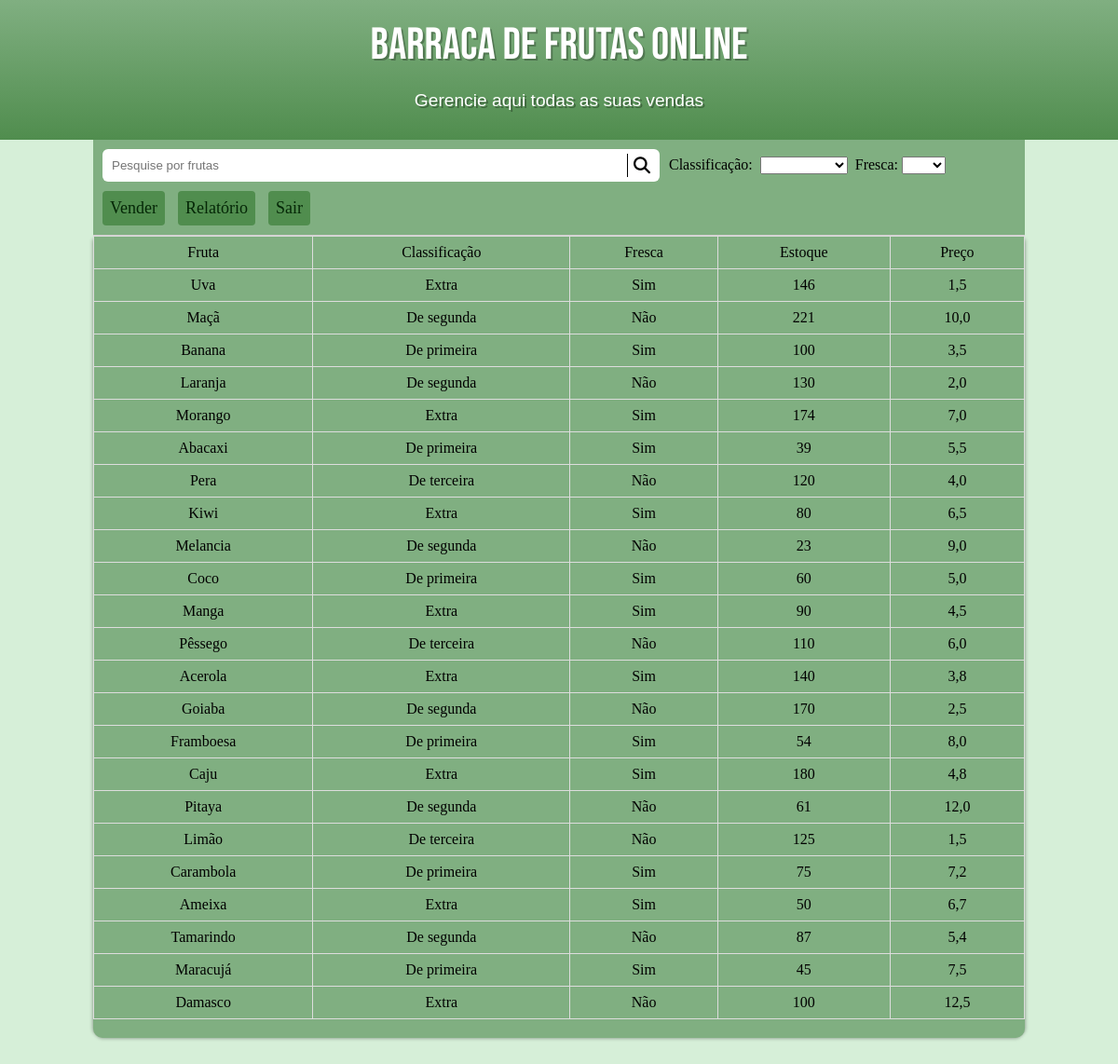
Page /seller/ (signed in) on the committed database.
### fruits/models.py (models this page shows, shortened)
class Fruits(models.Model):
    fresh_fruits_options = (
        ('Y', 'Sim'),
        ('N', 'Não'),
    )
    classification_options = (
        ('EX', 'Extra'),
        ('1ST', 'De primeira'),
        ('2ND', 'De segunda'),
        ('3RD', 'De terceira'),
    )
    id = models.AutoField(primary_key=True)
    name =  models.CharField(max_length=100, unique=True)
    classification = models.CharField(max_length=3, choices=classification_options)
    fresh_fruits = models.CharField(max_length=1, choices=fresh_fruits_options)
    stock = models.IntegerField()
    price = models.FloatField()

### fruits/views.py (the view)
# urls.py: path('seller/', seller_site, name='seller'),
@login_required
def seller_site(request):
    fruits = Fruits.objects.all()
    return render(request, 'seller.html', {'fruits': fruits})

### fruits/templates/seller.html (shortened to what this page needs)
{% load static %}
<!DOCTYPE html>
<html lang="pt=br">
<head>
    <link rel="stylesheet" type="text/css" href="{% static 'css/seller.css' %}">
    <link rel="stylesheet" href="https://code.jquery.com/ui/1.12.1/themes/base/jquery-ui.css">
</head>
<body>
    <header>
        <h1>Barraca de frutas online</h1>
        <p>Gerencie aqui todas as suas vendas</p>
    </header>
    <div class="container">
        <nav>
            <form method="post" action=" {% url 'search_fruit' %}">
                <div class="search_div">
                    <div class="search_bar">
                        <input type="text" placeholder="Pesquise por frutas" id="fruit-input" name="fruit">
                        <button type="submit"><i class="fa-solid fa-magnifying-glass"></i></button>
                    </div>
                    <div class="filter">
                        <label for="classification">Classificação: </label>
                        <select name="classification" id="classification">
                            <option value="" selected disabled></option>
                            <option value="EX">Extra</option>
                        </select>
                        <div>
                            <label for="fresh">Fresca: </label>
                            <select name="fresh" id="fresh">
                                <option value="" selected disabled></option>
                                <option value="S">Sim</option>
                            </select>
                        </div>
                    </div>
                </div>
            </form>
            <a href="{% url 'sales' %}">Vender</a>
            <a href="{% url 'order' %}">Relatório</a>
            <a href="{% url 'logout' %}">Sair</a>
        </nav>
        <main>
            <table border="1">
                <tr>
                    <td>Fruta</td>
                    <td>Classificação</td>
                    <td>Fresca</td>
                    <td>Estoque</td>
                    <td>Preço</td>
                </tr>
                {% for fruit in fruits %}
                    <tr>
                        <td>{{ fruit.name }}</td>
                        <td>{{ fruit.get_classification_display }}</td>
                        <td>{{ fruit.get_fresh_fruits_display }}</td>
                        <td>{{ fruit.stock }}</td>
                        <td>{{ fruit.price }}</td>
                    </tr>
                {% endfor %}
            </table>
        </main>
    </div>
</body>
</html>

### fruits/static/css/seller.css (style rules this page uses)
* { margin: 0; padding: 0; box-sizing: border-box; }
body { background-color: #D6EFD8; }
header { min-height: 150px; text-align: center; padding-top: 20px; background-image: linear-gradient(to bottom, #80AF81 , #508D4E); }
header > h1 { color: white; font-family: 'Bebas Neue', cursive; font-weight: normal; margin-bottom: 20px; font-size: 3em; text-shadow: 2px 2px 0px rgba(0, 0, 0, 0.267); }
header > p { font-family: Arial, Helvetica, sans-serif; font-size: 1.2em; color: white; max-width: 500px; margin: auto; margin-bottom: 20px; padding-right: 10px; padding-left: 10px; text-shadow: 2px 2px 0px rgba(0, 0, 0, 0.315); }
.container { min-width: 300px; max-width: 1000px; margin: auto; margin-bottom: 30px; border-bottom-left-radius: 10px; border-bottom-right-radius: 10px; }
nav { padding: 10px; background-color: #80AF81; border-bottom: 1px solid rgb(209, 207, 207); }
.search_div { display: flex; align-items: center; }
.search_bar { display: flex; align-items: center; width: 60%; }
.search_bar > input { flex: 1; padding-right: 43px; height: 35px; border-radius: 6px; border: none; padding-left: 10px; box-sizing: border-box; margin-right: -35px; }
.search_bar > button { height: 25px; border: none; background: none; cursor: pointer; padding-left: 6px; border-left: 1px solid black; }
.search_bar > button > i { font-size: 18px; }
.filter { display: flex; margin-left: 20px; }
.filter > label { font-size: 16px; }
.filter > select { margin: 0px 8px; }
a { display: inline-block; background-color: #508D4E; color: #052707; padding: 8px; border-radius: 4px; text-decoration: none; margin-top: 10px; margin-right: 10px; font-size: 18px; transition: transform 0.7s; }
main { background-color: #80AF81; min-width: 300px; max-width: 1000px; margin: auto; margin-bottom: 30px; padding: 0px 0px 20px 0px; box-shadow: 0 4px 4px -4px rgba(0, 0, 0, 0.418), 4px 0 4px -4px rgba(0, 0, 0, 0.418), -4px 0 4px -4px rgba(0, 0, 0, 0.418); border-bottom-left-radius: 10px; border-bottom-right-radius: 10px; }
table { width: 100%; border-collapse: collapse; }
tr, td { border: 1px solid #ddd; padding: 8px; text-align: center; }

### rows in the picture
Fruits: name "Uva", classification "Extra", fresh_fruits "Sim", stock "146", price "1,5"
Fruits: name "Maçã", classification "De segunda", fresh_fruits "Não", stock "221", price "10,0"
Fruits: name "Banana", classification "De primeira", fresh_fruits "Sim", stock "100", price "3,5"
Fruits: name "Laranja", classification "De segunda", fresh_fruits "Não", stock "130", price "2,0"
Fruits: name "Morango", classification "Extra", fresh_fruits "Sim", stock "174", price "7,0"
Fruits: name "Abacaxi", classification "De primeira", fresh_fruits "Sim", stock "39", price "5,5"
Fruits: name "Pera", classification "De terceira", fresh_fruits "Não", stock "120", price "4,0"
Fruits: name "Kiwi", classification "Extra", fresh_fruits "Sim", stock "80", price "6,5"
Fruits: name "Melancia", classification "De segunda", fresh_fruits "Não", stock "23", price "9,0"
Fruits: name "Coco", classification "De primeira", fresh_fruits "Sim", stock "60", price "5,0"
Fruits: name "Manga", classification "Extra", fresh_fruits "Sim", stock "90", price "4,5"
Fruits: name "Pêssego", classification "De terceira", fresh_fruits "Não", stock "110", price "6,0"
Fruits: name "Acerola", classification "Extra", fresh_fruits "Sim", stock "140", price "3,8"
Fruits: name "Goiaba", classification "De segunda", fresh_fruits "Não", stock "170", price "2,5"
Fruits: name "Framboesa", classification "De primeira", fresh_fruits "Sim", stock "54", price "8,0"
Fruits: name "Caju", classification "Extra", fresh_fruits "Sim", stock "180", price "4,8"
Fruits: name "Pitaya", classification "De segunda", fresh_fruits "Não", stock "61", price "12,0"
Fruits: name "Limão", classification "De terceira", fresh_fruits "Não", stock "125", price "1,5"
Fruits: name "Carambola", classification "De primeira", fresh_fruits "Sim", stock "75", price "7,2"
Fruits: name "Ameixa", classification "Extra", fresh_fruits "Sim", stock "50", price "6,7"
Fruits: name "Tamarindo", classification "De segunda", fresh_fruits "Não", stock "87", price "5,4"
Fruits: name "Maracujá", classification "De primeira", fresh_fruits "Sim", stock "45", price "7,5"
Fruits: name "Damasco", classification "Extra", fresh_fruits "Não", stock "100", price "12,5"
